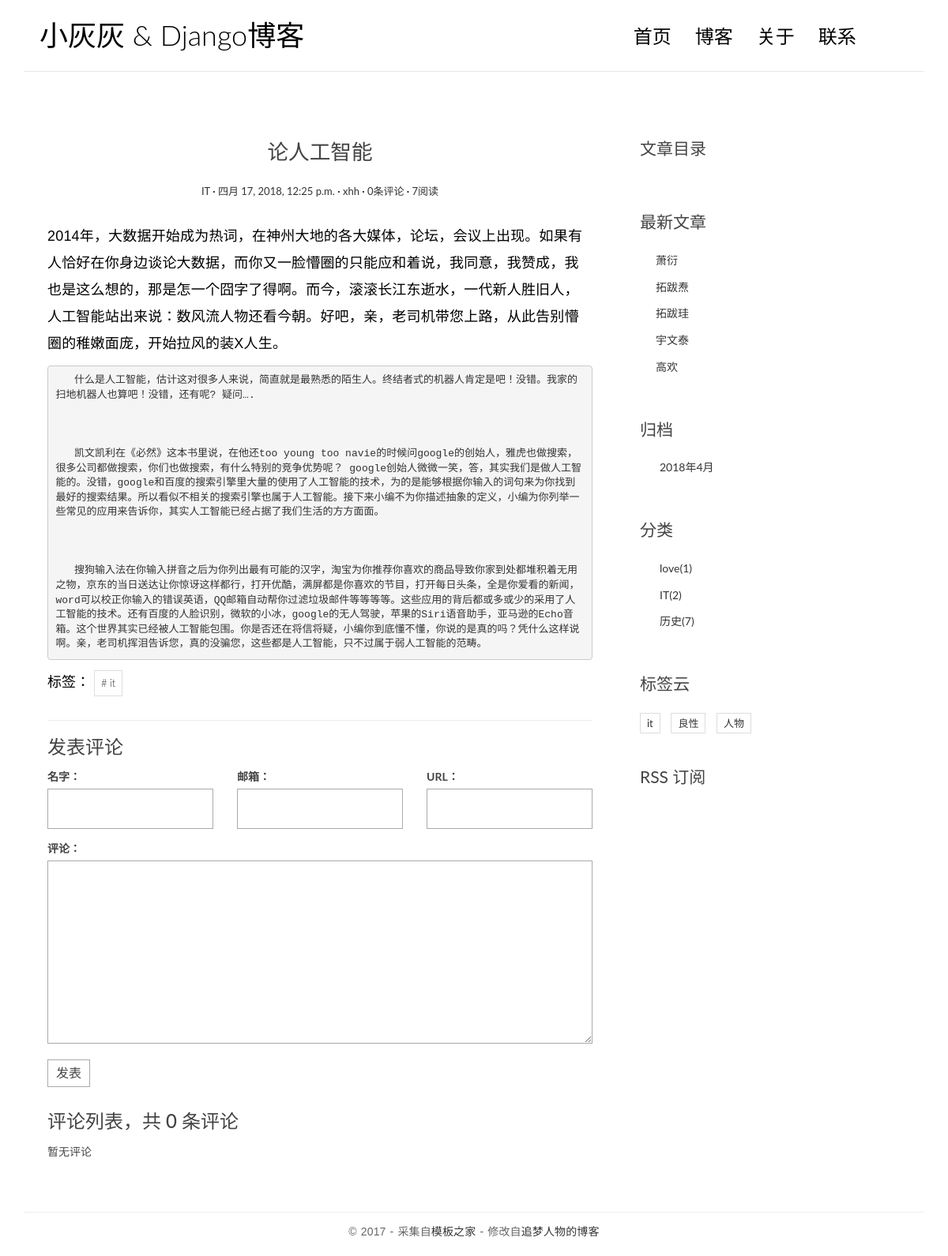
Screenshot of /post/3/ with the database file from the repository.
### blog/models.py (models this page shows, shortened)
class Post(models.Model):
    view=models.PositiveIntegerField(default=0)
    title=models.CharField(max_length=70)
    body=models.TextField()
    created_time=models.DateTimeField()
    modified_time=models.DateTimeField()
    excerpt=models.CharField(max_length=200,blank=True)
    category=models.ForeignKey(Category)
    tags=models.ManyToManyField(Tag,blank=True)
    author=models.ForeignKey(User)
    def get_view_num(self):
        self.view+=1
        return self.save(update_fields=['view'])
    class Meta:
        ordering=['-created_time']
    def get_absolute_url(self):
        return reverse('blog:detail',kwargs={'pk':self.pk})

class Category(models.Model):
    name=models.CharField(max_length=100)

class Tag(models.Model):
    name=models.CharField(max_length=100)

### blog/views.py (the view)
# urls.py: url(r'^post/(?P<pk>[0-9]+)/$', views.PostDetailView.as_view(), name='detail'),
class PostDetailView(DetailView):
    model = Post
    template_name = 'blog/detail.html'
    context_object_name = 'post'
    def get(self, request, *args, **kwargs):
        response = super(PostDetailView, self).get(request, *args, **kwargs)
        self.object.get_view_num()
        return response
    def get_object(self, queryset=None):
        post = super(PostDetailView, self).get_object(queryset=None)
        md = markdown.Markdown(extensions=[
            'markdown.extensions.extra',
            'markdown.extensions.codehilite',
            TocExtension(slugify=slugify),
        ])
        post.body = md.convert(post.body)
        post.toc = md.toc
        return post
    def get_context_data(self, **kwargs):
        context = super(PostDetailView, self).get_context_data(**kwargs)
        form = CommentForm()
        comment_list = self.object.comment_set.all()
        context.update({
            'form': form,
            'comment_list': comment_list
        })
        return context

### comments/froms.py
class CommentForm(forms.ModelForm):
    class Meta:
        model=Comment
        fields=['name','email','url','text']

### blog/templatetags/blog_tags.py (called while the page is built)
@register.simple_tag
def get_recent_posts(num=5):
    return Post.objects.all().order_by('-created_time')[:num]

@register.simple_tag
def archives():
    return Post.objects.dates('created_time', 'month', order='DESC')

@register.simple_tag
def get_categories():
    return Category.objects.annotate(num_posts=Count('post')).filter(num_posts__gt=0)

@register.simple_tag
def get_tags():
    return Tag.objects.annotate(num_posts=Count('post')).filter(num_posts__gt=0)

### templates/blog/detail.html (shortened to what this page needs)
{% extends 'base.html' %}
{% block main %}
    <article class="post post-{{ post.pk }}">
  <header class="entry-header">
    <h1 class="entry-title">{{ post.title }}</h1>
    <div class="entry-meta">
      <span class="post-category"><a href="#">{{ post.category.name }}</a></span>
      <span class="post-date"><a href="#"><time class="entry-date"
                                                datetime="{{ post.created_time }}">{{ post.created_time }}</time></a></span>
      <span class="post-author"><a href="#">{{ post.author }}</a></span>
      <span class="comments-link"><a href="#">{{ post.comment_set.count }}条评论</a></span>
      <span class="views-count"><a href="#">{{ post.view }}阅读</a></span>
    </div>
  </header>
  <div class="entry-content clearfix">
    {{ post.body|safe }}
      <div class="widget-tag-cloud">
                <ul>
                    标签：
                    {% for tag in post.tags.all %}
                        <li><a href="{% url 'blog:tag' tag.pk %}"># {{ tag.name }}</a></li>
                    {% endfor %}
                </ul>
      </div>
  </div>
</article>
<section class="comment-area" id="comment-area">
        <hr>
        <h3>发表评论</h3>
        <form action="{% url 'comments:post_comment' post.pk %}" method="post" class="comment-form">
            <div class="row">
                <div class="col-md-4">
                    <label for="{{ form.name.id_for_label }}">名字：</label>
                    {{ form.name }}
                </div>
                <div class="col-md-4">
                    <label for="{{ form.email.id_for_label }}">邮箱：</label>
                    {{ form.email }}
                </div>
                <div class="col-md-4">
                    <label for="{{ form.url.id_for_label }}">URL：</label>
                    {{ form.url }}
                </div>
                <div class="col-md-12">
                    <label for="{{ form.text.id_for_label }}">评论：</label>
                    {{ form.text }}
                    <button type="submit" class="comment-btn">发表</button>
                </div>
            </div>
        </form>
        <div class="comment-list-panel">
            <h3>评论列表，共 <span>{{ post.comment_set.count }}</span> 条评论</h3>
            <ul class="comment-list list-unstyled">
                {% for comment in comment_list %}
                    <li class="comment-item">
                        <span class="nickname">{{ comment.name }}</span>
                        <time class="submit-date"
                              datetime="{{ comment.created_time }}">{{ comment.created_time }}</time>
                        <div class="text">
                            {{ comment.text }}
                        </div>
                    </li>
                {% empty %}
                    暂无评论
                {% endfor %}
            </ul>
        </div>
    </section>
{% endblock main %}
{% block toc %}
    <div class="widget widget-content">
        <h3 class="widget-title">文章目录</h3>
    </div>
{% endblock toc %}

### templates/base.html (shortened to what this page needs)
{% load staticfiles %}
{% load blog_tags %}
<!DOCTYPE html>
<html>
<head>
    <link rel="stylesheet" href="{% static 'blog/css/highlights/github.css' %}">
    <link rel="stylesheet" href="{% static 'blog/css/bootstrap.min.css' %}">
    <link rel="stylesheet" href="http://code.ionicframework.com/ionicons/2.0.1/css/ionicons.min.css">
    <link rel="stylesheet" href="{% static 'blog/css/pace.css' %}">
    <link rel="stylesheet" href="{% static 'blog/css/custom.css' %}">
</head>
<body>
<div class="container">
    <header id="site-header">
        <div class="row">
            <div class="col-md-4 col-sm-5 col-xs-8">
                <div class="logo">
                    <h1><a href="{% url 'blog:index' %}"><b>小灰灰</b> &amp; Django博客</a></h1>
                </div>
            </div>
            <div class="col-md-8 col-sm-7 col-xs-4">
                <nav class="main-nav" role="navigation">
                    <div class="collapse navbar-collapse" id="bs-example-navbar-collapse-1">
                        <ul class="nav navbar-nav navbar-right">
                            <li class="cl-effect-11"><a href="{% url 'blog:index' %}" data-hover="首页">首页</a></li>
                            <li class="cl-effect-11"><a href="full-width.html" data-hover="博客">博客</a></li>
                            <li class="cl-effect-11"><a href="about.html" data-hover="关于">关于</a></li>
                            <li class="cl-effect-11"><a href="contact.html" data-hover="联系">联系</a></li>
                        </ul>
                    </div>
                </nav>
            </div>
        </div>
    </header>
</div>
<div class="content-body">
    <div class="container">
        <div class="row">
            <main class="col-md-8">
                {% block main %}
                {% endblock main %}
            </main>
            <aside class="col-md-4">
                {% block toc %}
                {% endblock toc %}
                <div class="widget widget-recent-posts">
                    <h3 class="widget-title">最新文章</h3>
                    {% get_recent_posts as rencent_post_list %}
                    <ul>
                        {% for post in rencent_post_list %}
                            <li>
                                <a href="{{ post.get_absolute_url }}">{{ post.title }}</a>
                            </li>
                            {% empty %}
                            暂无文章
                        {% endfor %}
                    </ul>
                </div>
                <div class="widget widget-archives">
                    <h3 class="widget-title">归档</h3>
                    {% archives as date_list %}
                    <ul>
                        {% for date in date_list %}
                        <li>
                            <a href="{% url 'blog:archives' date.year date.month  %}">{{ date.year }}年{{ date.month }}月</a>
                        </li>
                            {% empty %}
                            暂无归档
                        {% endfor %}
                    </ul>
                </div>
                <div class="widget widget-category">
                    <h3 class="widget-title">分类</h3>
                    {% get_categories as category_list %}
                    <ul>
                        {% for category in category_list %}
                            <li>
                                <a href="{% url 'blog:category' category.pk %}">{{ category.name }}<span class="post-count">({{ category.num_posts }})</span></a>
                            </li>
                            {% empty %}
                            暂无分类
                        {% endfor %}
                    </ul>
                </div>
                <div class="widget widget-tag-cloud">
                    <h3 class="widget-title">标签云</h3>
                    {% get_tags as tag_list %}
                    <ul>
                        {% for tag in tag_list %}
                        <li>
                            <a href="{% url 'blog:tag' tag.pk %}">{{ tag.name }}</a>
                        </li>
                        {% endfor %}
                    </ul>
                </div>
                <div class="rss">
                    <a href=""> RSS 订阅</a>
                </div>
            </aside>
        </div>
    </div>
</div>
<footer id="site-footer">
    <div class="container">
        <div class="row">
            <div class="col-md-12">
                <p class="copyright">&copy 2017 - 采集自<a href="http://www.cssmoban.com/"
                                                        target="_blank" title="模板之家">模板之家</a>
                    - 修改自<a href="http://zmrenwu.com/" title="网页模板" target="_blank">追梦人物的博客</a>
                </p>
            </div>
        </div>
    </div>
</footer>
</body>
</html>

### blog/static/blog/css/custom.css (style rules this page uses)
* { outline: none; }
h1, h2, h3, h4, h5, h6 { margin-top: 0; }
b { font-weight: 400; }
a { color: #333; }
body { color: #444; font-family: 'Lato', sans-serif; }
p { font-family: 'Ubuntu', sans-serif; font-weight: 400; word-spacing: 1px; letter-spacing: 0.01em; }
#site-header { background-color: #FFF; padding: 25px 20px; margin-bottom: 40px; border-bottom: 1px solid #e7e7e7; }
.logo h1 a { color: #000; }
.logo h1 { margin: 0; font-family: 'Lato', sans-serif; font-weight: 300; }
.main-nav { margin-top: 11px; max-width: 95%; }
.main-nav a { color: #000000 !important; padding: 0 0 5px 0 !important; margin-right: 30px; font-family: 'Lato', sans-serif; font-weight: 300; font-size: 24px; }
.cl-effect-11 a { padding: 10px 0; color: #0972b4; text-shadow: none; }
.cl-effect-11 a::before { position: absolute; top: 0; left: 0; overflow: hidden; padding: 0 0 5px 0 !important; max-width: 0; border-bottom: 1px solid #000; color: #000; content: attr(data-hover); white-space: nowrap; -webkit-transition: max-width 0.5s; -moz-transition: max-width 0.5s; transition: max-width 0.5s; }
.content-body { padding-bottom: 4em; }
.post { background: #fff; padding: 30px 30px 0; }
.entry-title { text-align: center; font-size: 1.9em; margin-bottom: 20px; line-height: 1.6; padding: 10px 20px 0; }
.entry-meta { text-align: center; color: #DDDDDD; font-size: 13px; margin-bottom: 30px; }
.entry-content { font-size: 18px; line-height: 1.9; font-weight: 300; color: #000; }
.post-category::after, .post-date::after, .post-author::after, .comments-link::after { content: ' ·'; color: #000; }
.widget { background: #fff; padding: 30px 0 0; }
.widget-title { font-size: 1.5em; margin-bottom: 20px; line-height: 1.6; padding: 10px 0 0; font-weight: 400; }
.widget-recent-posts ul { padding: 0; margin: 0; padding-left: 20px; }
.widget-recent-posts ul li { list-style-type: none; position: relative; line-height: 170%; margin-bottom: 10px; }
.widget-recent-posts ul li::before { content: '\f3d3'; font-family: "Ionicons"; position: absolute; left: -17px; top: 3px; font-size: 16px; color: #000; }
.widget-archives ul { padding: 0; margin: 0; padding-left: 25px; }
.widget-archives ul li { list-style-type: none; position: relative; line-height: 170%; margin-bottom: 10px; }
.widget-archives ul li::before { content: '\f3f3'; font-family: "Ionicons"; position: absolute; left: -25px; top: 1px; font-size: 16px; color: #000; }
.widget-category ul { padding: 0; margin: 0; padding-left: 25px; }
.widget-category ul li { list-style-type: none; position: relative; line-height: 170%; margin-bottom: 10px; }
.widget-category ul li::before { content: '\f3fe'; font-family: "Ionicons"; position: absolute; left: -25px; top: 1px; font-size: 18px; color: #000; }
.widget-tag-cloud ul { padding: 0; margin: 0; margin-right: -10px; }
.widget-tag-cloud ul li { list-style-type: none; font-size: 13px; display: inline-block; margin-right: 10px; margin-bottom: 10px; padding: 3px 8px; border: 1px solid #ddd; }
.rss { font-size: 21px; margin-top: 30px; }
.rss a { color: #444; }
#site-footer { padding-top: 10px; padding: 0 0 1.5em 0; }
.copyright { text-align: center; padding-top: 1em; margin: 0; border-top: 1px solid #eee; color: #666; }
.contact-form input, .comment-form input { border: 1px solid #aaa; margin-bottom: 15px; width: 100%; padding: 15px 15px; font-size: 16px; line-height: 100%; transition: 0.4s border-color linear; }
.contact-form textarea, .comment-form textarea { border: 1px solid #aaa; margin-bottom: 15px; width: 100%; padding: 15px 15px; font-size: 16px; line-height: 20px !important; min-height: 183px; transition: 0.4s border-color linear; }
.comment-area { padding: 0 30px 0; }
.comment-form { margin-top: 15px; }
.comment-form .comment-btn { background-color: #fff; border: 1px solid #aaa; font-size: 16px; padding: 5px 10px; }
.comment-list-panel { margin-top: 30px; }
.comment-list { margin-top: 15px; }

### rows the page displays
Post: title "论人工智能", category.name "IT", created_time "四月 17, 2018, 12:25 p.m.", author "xhh", comment_set.count "0", view "7", body "2014年，大数据开始成为热词，在神州大地的各大媒体，论坛，会议上出现。如果有人恰好在你身边谈论大数据，而你又一脸懵圈的只能应和着说，我同意，我赞成，我也是这么想的，那是怎一个囧字了得啊。而今，滚滚长江东逝水，一代新人胜旧人，人工智能站出来说：数风流人物还看今朝。好吧，亲，老司机带您上路，从此告别懵圈的稚嫩面庞，开始拉风的装X人生。 什么是人工智能，估计这对很多人来说，简直就是最熟悉的陌生人。终结者式的机器人肯定是吧！没错。我家的扫地机器人也算吧！没错，还有呢? 疑问…. 凯文凯利在《必然》这本书里说，在他还too young too navie的时候问google的创始人，雅虎也做搜索，很多公司都做搜索，你们也做搜索，有什么特别的竞争优势呢？ google创始人微微一笑，答，其实我们是做人工智能的。没错，google和百度的搜索引擎里大量的使用了人工智能的技术，为的是能够根据你输入的词句来为你找到最好的搜索结果。所以看似不相关的搜索引擎也属于人工智能。接下来小编不为你描述抽象的定义，小编为你列举一些常见的应用来告诉你，其实人工智能已经占据了我们生活的方方面面。 搜狗输入法在你输入拼音之后为你列出最有可能的汉字，淘宝为你推荐你喜欢的商品导致你家到处都堆积着无用之物，京东的当日送达让你惊讶这样都行，打开优酷，满屏都是你喜欢的节目，打开每日头条，全是你爱看的新闻，…"
Tag: name "it"
Post: title "萧衍"
Post: title "拓跋焘"
Post: title "拓跋珪"
Post: title "宇文泰"
Post: title "高欢"
Category: name "love", num_posts "1"
Category: name "IT", num_posts "2"
Category: name "历史", num_posts "7"
Tag: name "良性"
Tag: name "人物"

### other values shown
{{ date.year }} "2018"
{{ date.month }} "4"
